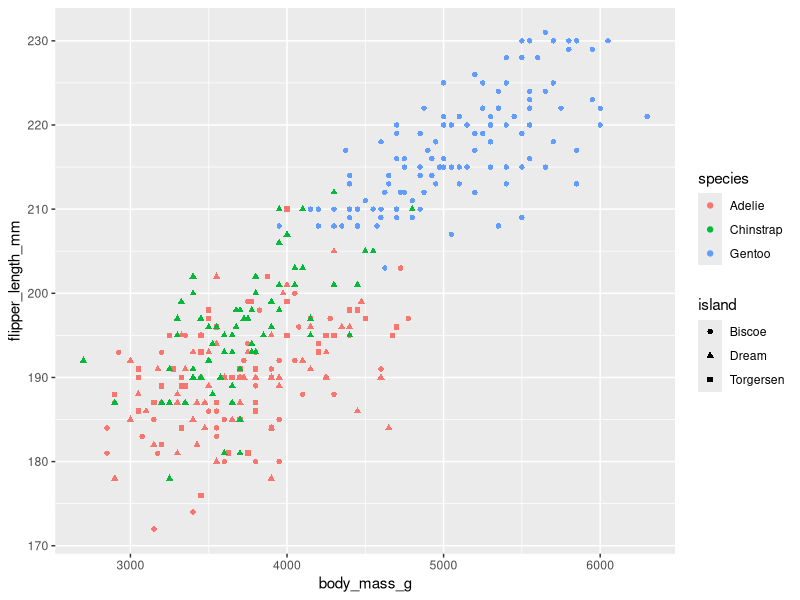
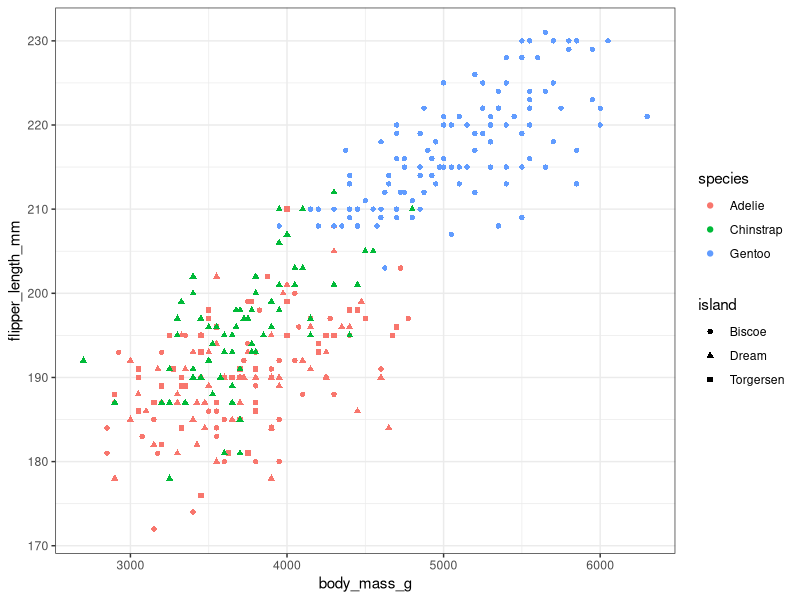
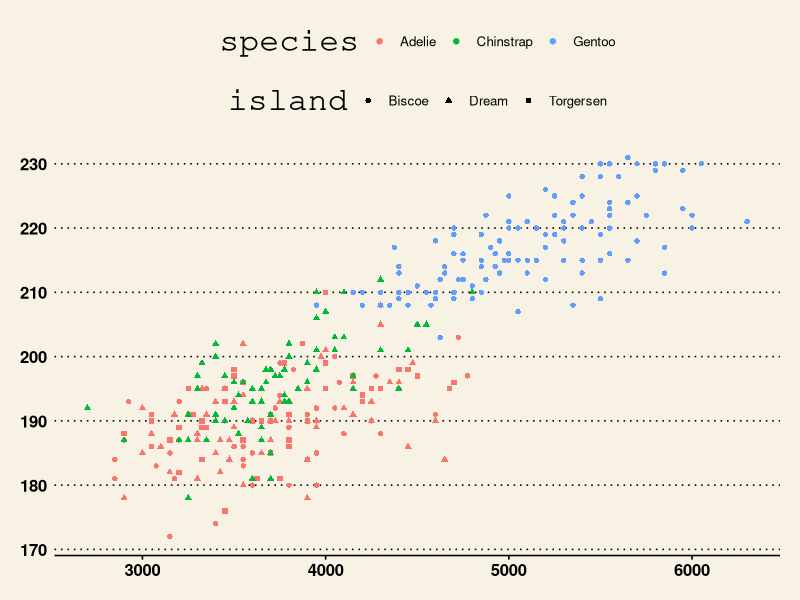
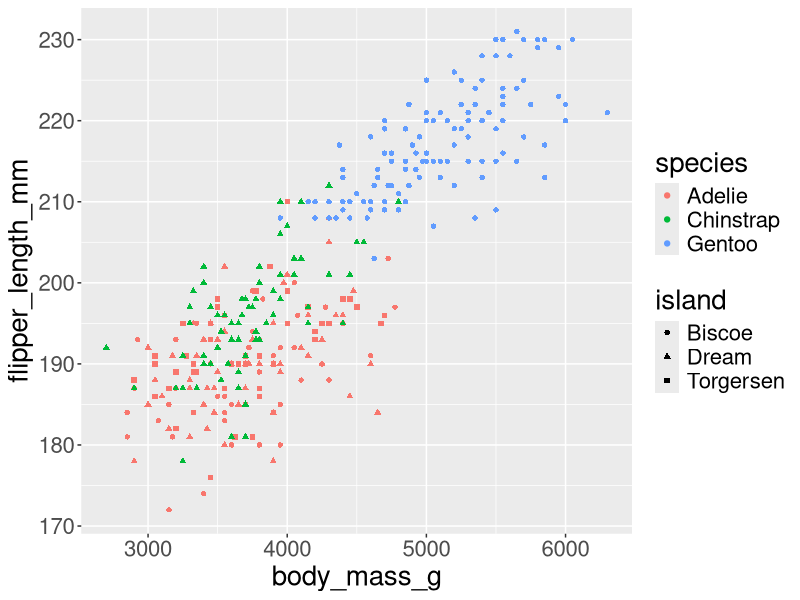
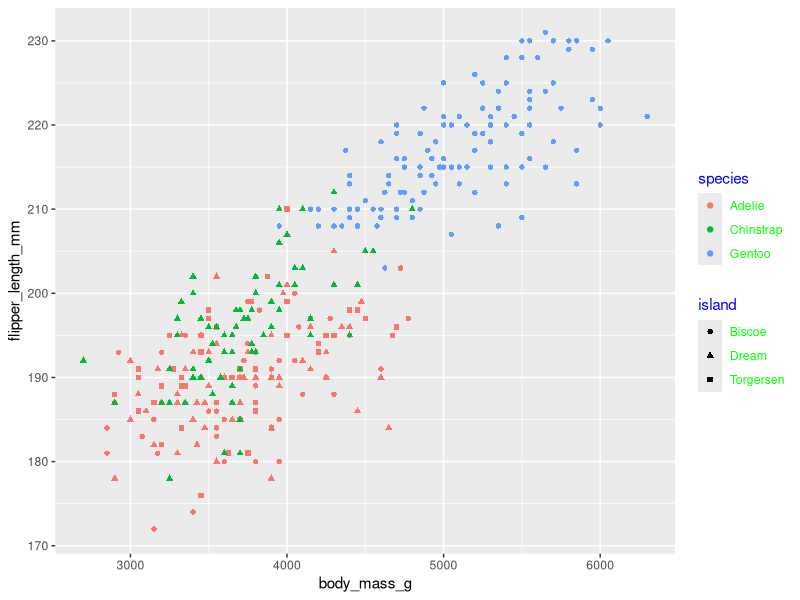
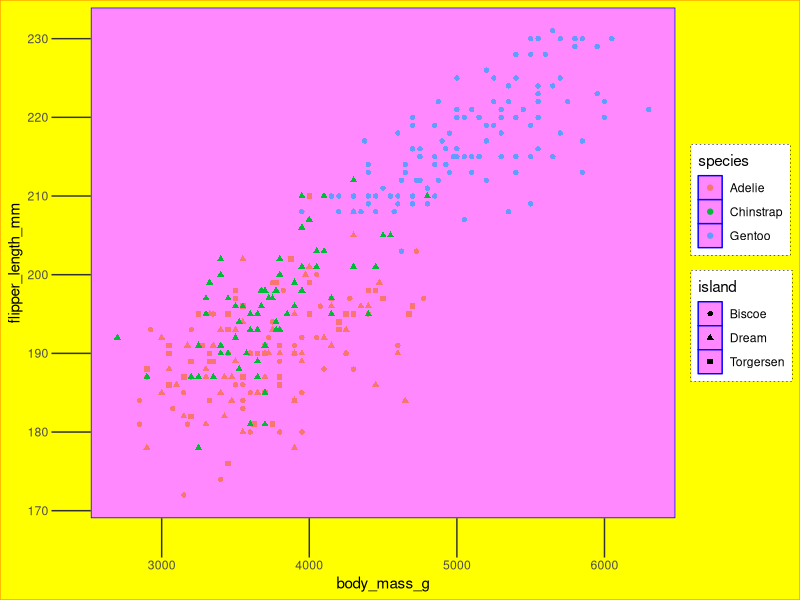
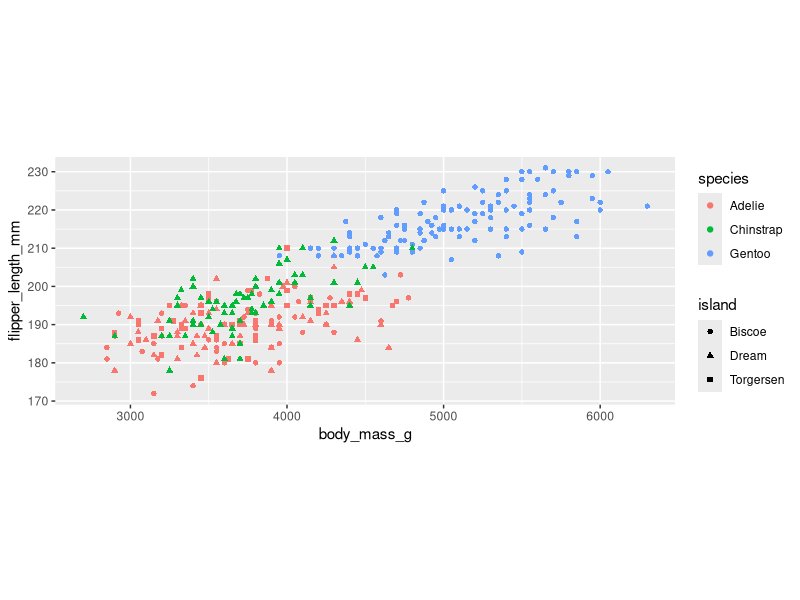

Recreate these plots in R, in order.
## ---- chunk 1
knitr::opts_chunk$set(echo = TRUE)
library(tidyverse, quietly = TRUE)
library(palmerpenguins)
## ---- chunk 2
p1 <- penguins |> na.omit() |>
  ggplot(aes(body_mass_g, 
             flipper_length_mm,
             color = species,
             shape = island)) +
  geom_point()
p1
## ---- chunk 3
p1 + theme_bw()
## ---- chunk 4
library(ggthemes)
p1 + theme_wsj()
## ---- chunk 5
p1 + theme(text = element_text(size = 20))
p1 + theme(legend.text = element_text(color = "green"),
           legend.title = element_text(color = "blue"))
## ---- chunk 6
p1 + theme(plot.background = element_rect(color = "orange",
                                          fill = "yellow"),
           legend.background = element_rect(color = "black",
                                            size = 0.2,
                                            linetype = "dotted"),
           panel.background = element_rect(color = "blue",
                                           fill = "#FF88FF"),
           panel.grid = element_blank(),
           axis.ticks.length = unit(1, "cm"))
## ---- chunk 7
p1 + theme(aspect.ratio = 0.4)
